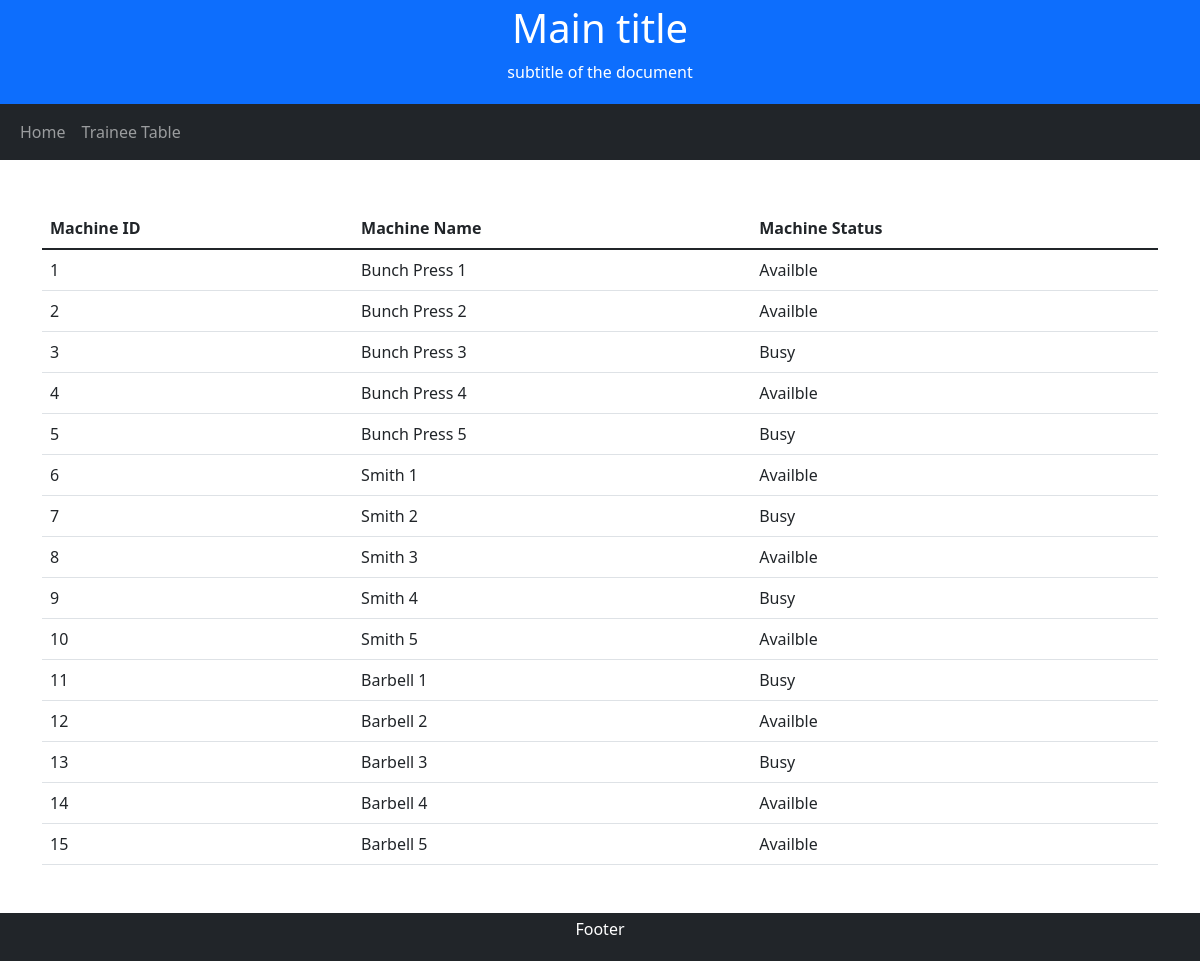
The app's page /machine_list_url with its own data.
### tables this page shows
CREATE TABLE "Machine" (
	"MID"	INTEGER,
	"MName"	TEXT NOT NULL,
	"MStatus"	TEXT NOT NULL DEFAULT 'Availble',
	PRIMARY KEY("MID" AUTOINCREMENT)
);

### app.py (the view)
@app.route('/machine_list_url')
def MachineTable():
    error, data = MachineList()
    if error == "":
        return render_template("MachinesList.html", value=data)
    else:
        return render_template("MachinesList.html", result=error)

### GYMDB.py (called while the page is built)
def MachineList():
    error = ""
    data = ""
    try:
        conn = sqlite3.connect(db_path)
        cur = conn.cursor()
        cur.execute("select * from Machine")
        conn.commit()
        data = cur.fetchall()
    except Exception as ex:
        error = ex
    return error, data

### templates/MachinesList.html (shortened to what this page needs)
<!DOCTYPE html>
<html lang="en">
<head>
    <link href="https://cdn.jsdelivr.net/npm/bootstrap@5.1.2/dist/css/bootstrap.min.css" rel="stylesheet">
</head>
<body>
<div class="p-1 bg-primary text-white text-center">
    <h1>Main title</h1>
    <p>subtitle of the document</p>
</div>
<nav class="navbar navbar-expand-sm bg-dark navbar-dark">
    <div class="container-fluid">
        <ul class="navbar-nav">
            <li class="nav-item">
                <a class="nav-link " href="{{ url_for('CoachGate')}}" >Home</a>
            </li>
            <li class="nav-item">
                <a class="nav-link" href="{{ url_for('TraineeTable')}}">Trainee Table</a>
            </li>
        </ul>
    </div>
</nav>
<div class="container mt-5">
    <table class="table table-hover">
        <thead>
        <tr>
            <th>Machine ID</th>
            <th>Machine Name</th>
            <th>Machine Status</th>
        </tr>
        </thead>
        <tbody>
        {% for row in value %}
        <tr>
            <td>{{row[0]}}</td>
            <td>{{row[1]}}</td>
            <td>{{row[2]}}</td>
        </tr>
        {% endfor %}
        </tbody>
    </table>
</div>
<div class="mt-5 p-1 bg-dark text-white text-center">
    <p>Footer</p>
</div>
</body>
</html>

### records on screen
Machine: MID "1", MName "Bunch Press 1", MStatus "Availble"
Machine: MID "2", MName "Bunch Press 2", MStatus "Availble"
Machine: MID "3", MName "Bunch Press 3", MStatus "Busy"
Machine: MID "4", MName "Bunch Press 4", MStatus "Availble"
Machine: MID "5", MName "Bunch Press 5", MStatus "Busy"
Machine: MID "6", MName "Smith 1", MStatus "Availble"
Machine: MID "7", MName "Smith 2", MStatus "Busy"
Machine: MID "8", MName "Smith 3", MStatus "Availble"
Machine: MID "9", MName "Smith 4", MStatus "Busy"
Machine: MID "10", MName "Smith 5", MStatus "Availble"
Machine: MID "11", MName "Barbell 1", MStatus "Busy"
Machine: MID "12", MName "Barbell 2", MStatus "Availble"
Machine: MID "13", MName "Barbell 3", MStatus "Busy"
Machine: MID "14", MName "Barbell 4", MStatus "Availble"
Machine: MID "15", MName "Barbell 5", MStatus "Availble"
